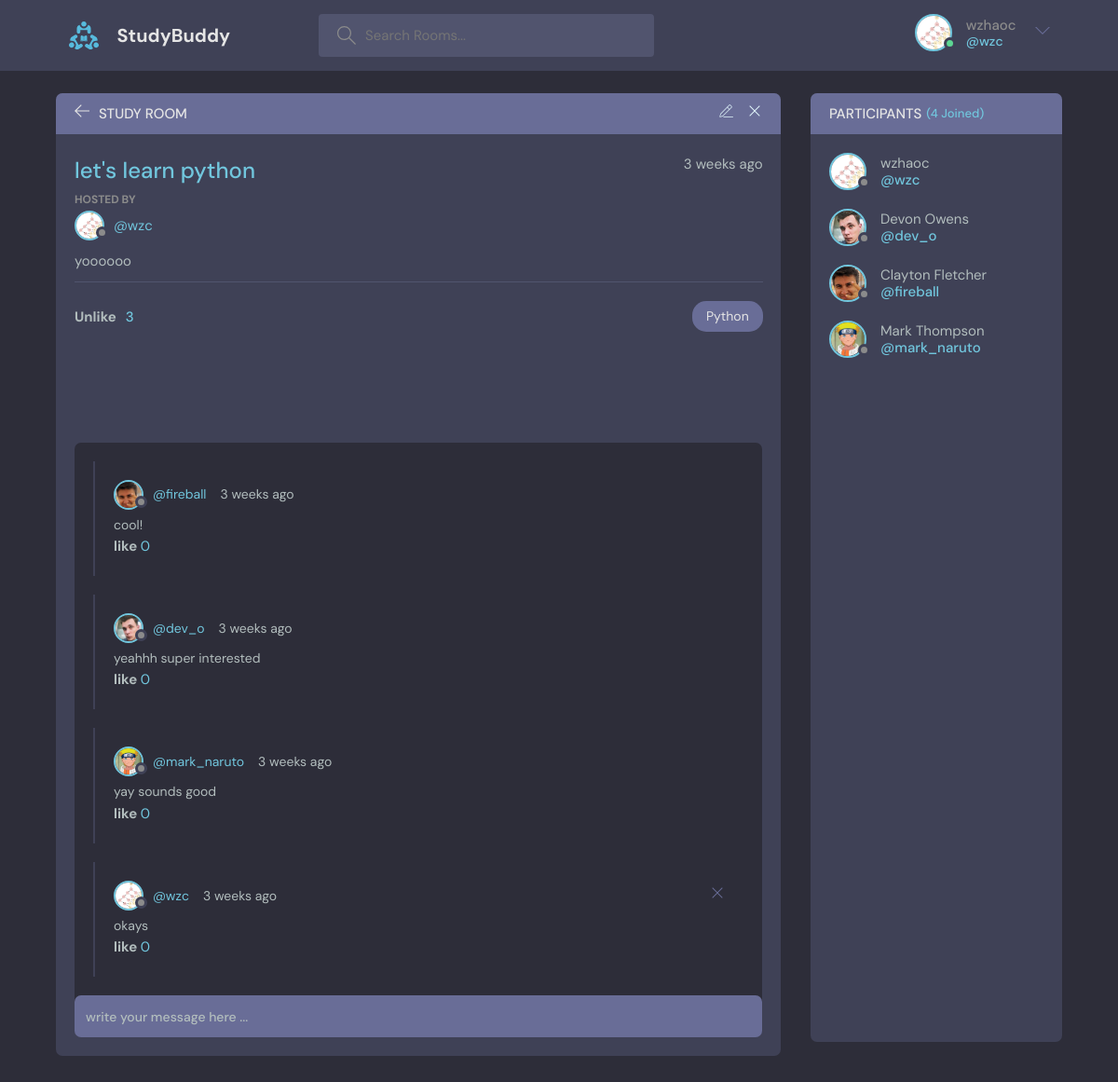
Before: /room/1/ (signed in) with the older database file.
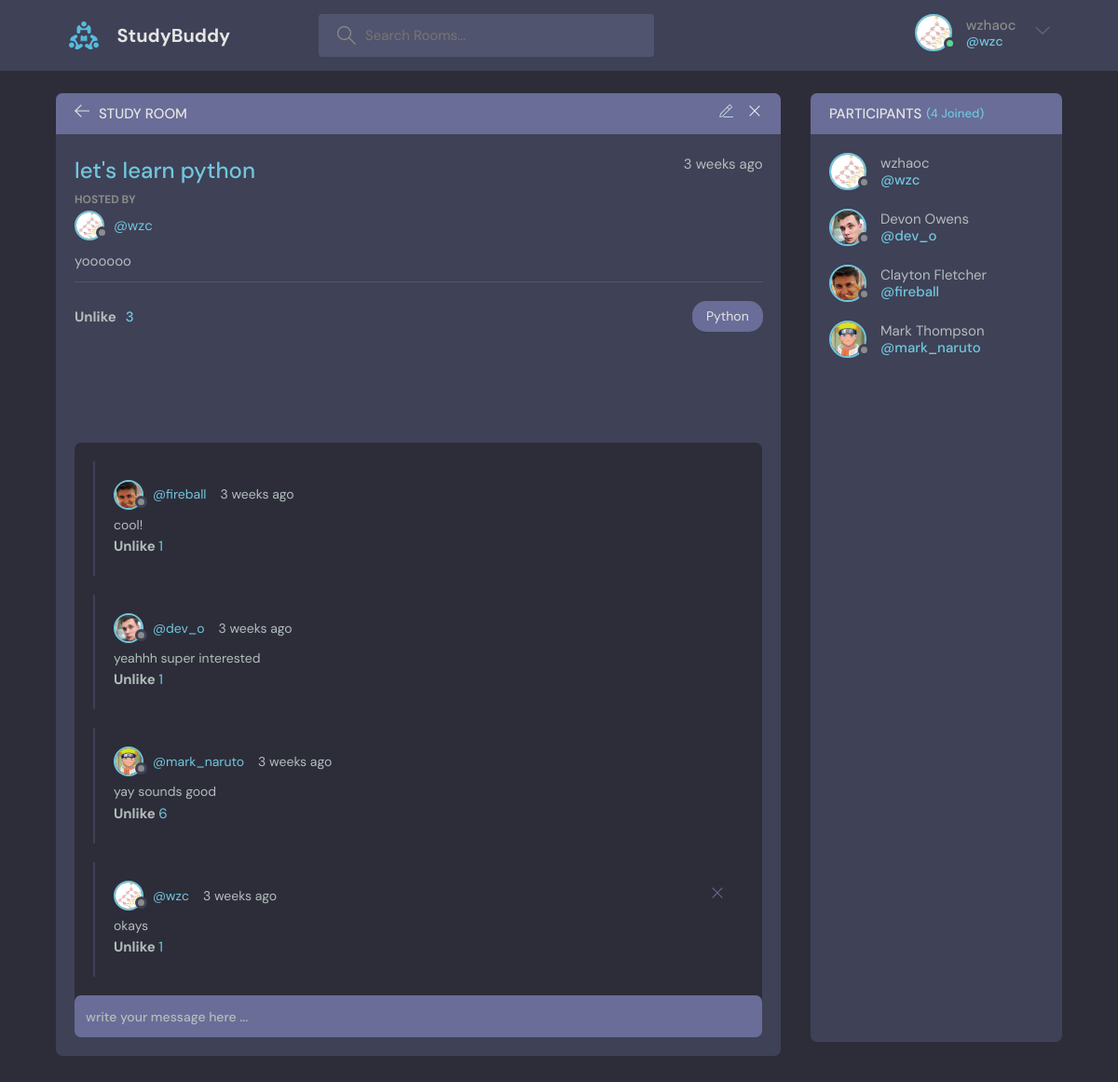
After: the same page with the newer database file.
### base/models.py (models this page shows, shortened)
class Message(models.Model):
    user=models.ForeignKey(User, on_delete=models.CASCADE)
    room=models.ForeignKey(Room, on_delete=models.CASCADE)
    body=models.TextField()
    likemessage=models.ManyToManyField(User, related_name='likemessage', blank=True)
    updated=models.DateTimeField(auto_now=True)
    created=models.DateTimeField(auto_now_add=True)
    class Meta:
        ordering=['-updated','-created']

class User(AbstractUser):
    name=models.CharField(max_length=200, null=True)
    email=models.EmailField(unique=True, null=True)
    bio=models.TextField(null=True)
    avatar=models.ImageField(null=True, default="avatar.svg")
    USERNAME_FIELD='email'
    REQUIRED_FIELDS=[]

### base/views.py (the view, shortened to what this page needs)
# urls.py: path('room/<str:pk>/', views.room, name="room"),
def room(request, pk):
    room=Room.objects.get(id=pk)
    room_messages= room.message_set.all().order_by('-created')
    participants=room.participants.all()
    context={
        'room':room,
        'room_messages':room_messages,
        'participants': participants
             }
    return render(request, 'base/room.html', context)

### base/models.py (called while the page is built)
    def __str__(self):
        return self.name

### base/templates/base/room.html (shortened to what the changed rows need)
{% extends 'main.html' %}
{% block content %}
    <main class="profile-page layout layout--2">
      <div class="container">
        <div class="room">
          <div class="room__box scroll">
            <div class="room__conversation">
              <div class="threads scroll">
                {% for message in room_messages %}
                <div class="thread">
                  <div class="thread__top">
                    <div class="thread__author">
                      <a href="{% url 'user-profile' message.user.id %}" class="thread__authorInfo">
                        <div class="avatar avatar--small">
                          <img src="{{message.user.avatar.url}}" />
                        </div>
                        <span>@{{message.user.username}}</span>
                      </a>
                      <span class="thread__date">{{message.created|timesince}} ago</span>
                    </div>
                    {% if request.user == message.user %}
                    <a href="{% url 'delete-message' message.id %}">
                    <div class="thread__delete">
                      <svg version="1.1" xmlns="http://www.w3.org/2000/svg" width="32" height="32" viewBox="0 0 32 32">
                        <title>remove</title>
                        <path
                          d="M27.314 6.019l-1.333-1.333-9.98 9.981-9.981-9.981-1.333 1.333 9.981 9.981-9.981 9.98 1.333 1.333 9.981-9.98 9.98 9.98 1.333-1.333-9.98-9.98 9.98-9.981z"
                        ></path>
                      </svg>
                    </div>
                  </a>
                    {% endif %}
                  </div>
                  <div class="thread__details">
                    {{message.body}}
                  </div>
                  {% if request.user.is_authenticated %}
                  <b class="likemessagebutton" type="submit" value="Like" name="like" data-catid="{{ message.id }}" id="commentlike{{message.id}}">
                    {% if request.user in message.likemessage.all %}
                    Unlike
                    {% else %}
                    like{% endif %}
                  </b>
                  <a id="commentmessage{{message.id}}">{{message.likemessage.all.count}}</a>
                  {% endif %}
                </div>
                {% endfor %}
              </div>
            </div>
          </div>
        </div>
      </div>
    </main>
    {% endblock content %}

Changed rows visible on the page:
computed for Message "cool!": likemessage.all.count "0" → "1"; text "like" → "Unlike"
computed for Message "yeahhh super interested": likemessage.all.count "0" → "1"; text "like" → "Unlike"
changed Message "yay sounds good": likemessage.all.count "0" → "6"; text "like" → "Unlike"
computed for Message "okays": likemessage.all.count "0" → "1"; text "like" → "Unlike"
